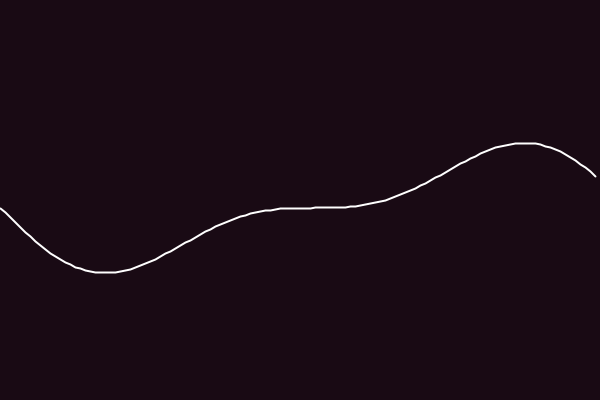
Frame 1 (no input)
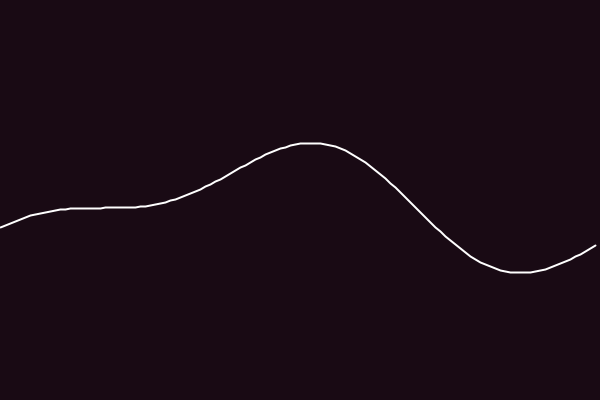
Frame 60 (the mouse pressed at the canvas centre just before this capture)
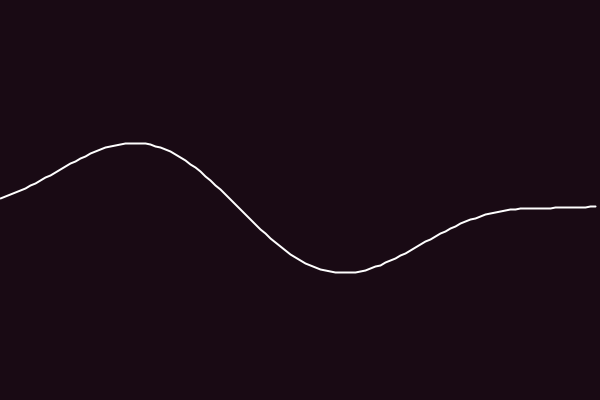
Frame 120 (the mouse held since frame 60 and released just before this capture)

The Processing sketch that drew these frames (run headless with seeded random() and noise(); from frame 60 on, the mouse is pressed at the canvas centre):

// Processing sketch: waves
// ── waves.pde
Wave wave_1, wave_2, wave_3;

void setup() {
  size(600,400);
  background(255);
  
  stroke(255);
  strokeWeight(2);
  noFill();
  
  wave_1 = new Wave(100,0.05,1);
  wave_2 = new Wave(50,0.1,2);

}

void draw() {
  background(25,10,20);
  
  //wave_1.update();
  //wave_2.update();
  
  //wave_1.add_perlin(wave_2);
  wave_1.add_harmonic(wave_2); //how to make the display slower?
  
  //makes the wave static
  //angle = startAngle;
  //amplitude = map(amplitude,0,100,0,height);
  
  
}

// ── Wave.pde
class Wave {

  float angle = 0;
  float angleVel = 0.2;
  float amplitude = 100;
  float startAngle = 0;
  int wave_no;
  
  Wave (){
    
  }
  
  Wave (float amplitude, float period, int wave_no) {
    this.amplitude = amplitude;
    angleVel = period;
    this.wave_no = wave_no;
  }
  
  //calc and draw wave
  void update() {
    beginShape();
    for (int x=0; x<width ; x+=5) {
      float y = map(noise(angle),0,1,0,amplitude);
      vertex(x,y+wave_no*100);
      angle += angleVel;
    }
    endShape();
  
  }
  
  //perlin noise wave
  void add_perlin(Wave w1) {
    beginShape();
    for (int x=0; x<width ; x+=5) {
      float y = map(noise(angle),0,1,0,amplitude);
      float y1 = map(noise(w1.angle),0,1,0,w1.amplitude);
      vertex(x,y+y1);
      w1.angle += w1.angleVel;
      angle += angleVel;
    }
    endShape();
  }
  
  //sin wave
  void add_harmonic(Wave w1) {
    beginShape();
    for (int x=0; x<width ; x+=5) {
      float y = map(sin(angle),-1,1,0,amplitude);
      float y1 = map(sin(w1.angle),-1,1,0,w1.amplitude);
      vertex(x,y+y1+height/3);
      w1.angle += w1.angleVel;
      angle += angleVel;
    }
    endShape();
  }
  
  //void display() {
  //  beginShape();
  //  for (int x=0; x<width ; x+=5) {
  //    float y = map(noise(angle),0,1,0,amplitude);
  //    vertex(x,y+wave_no*100);
  //  }
  //  endShape();
  
}
